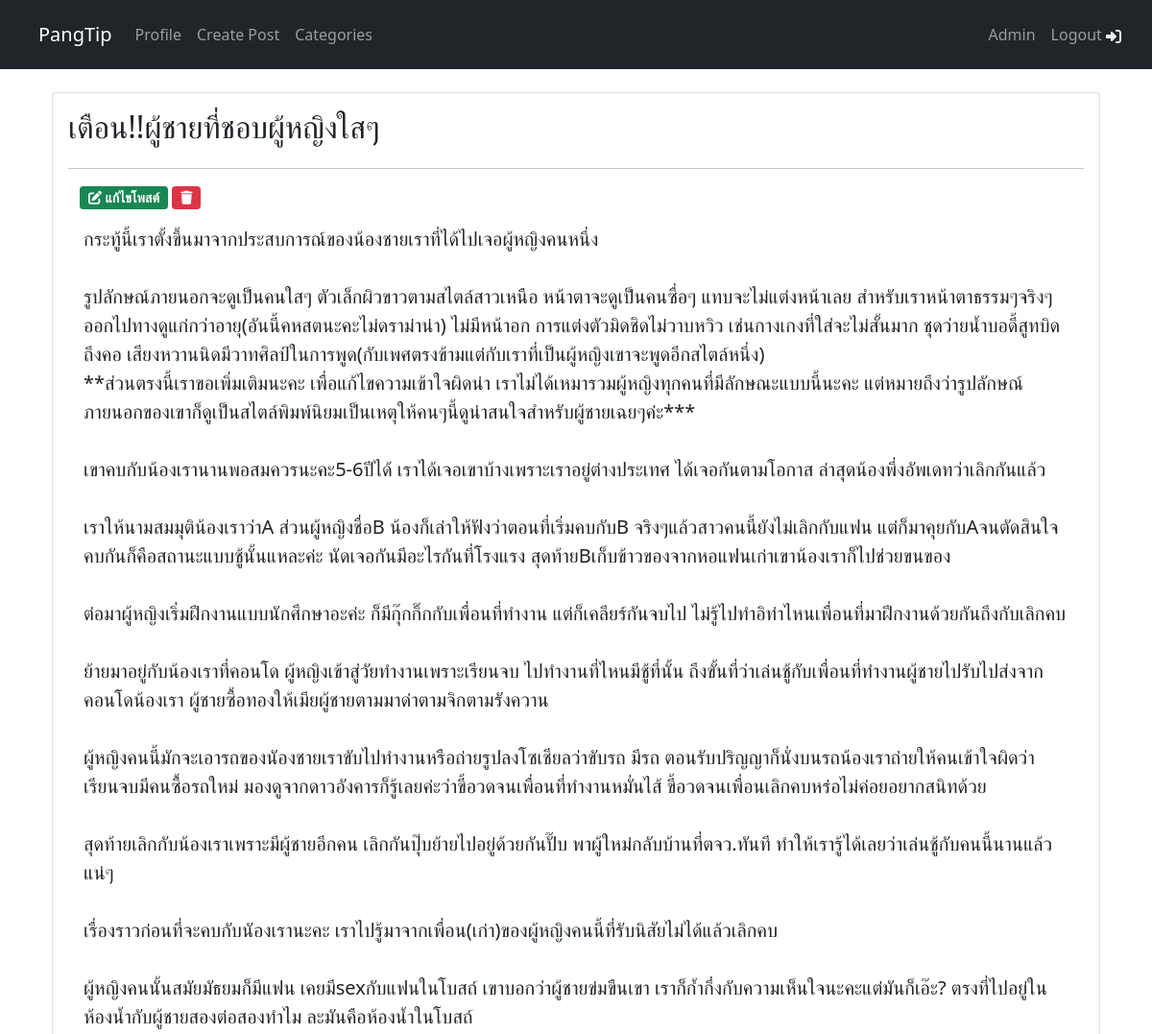
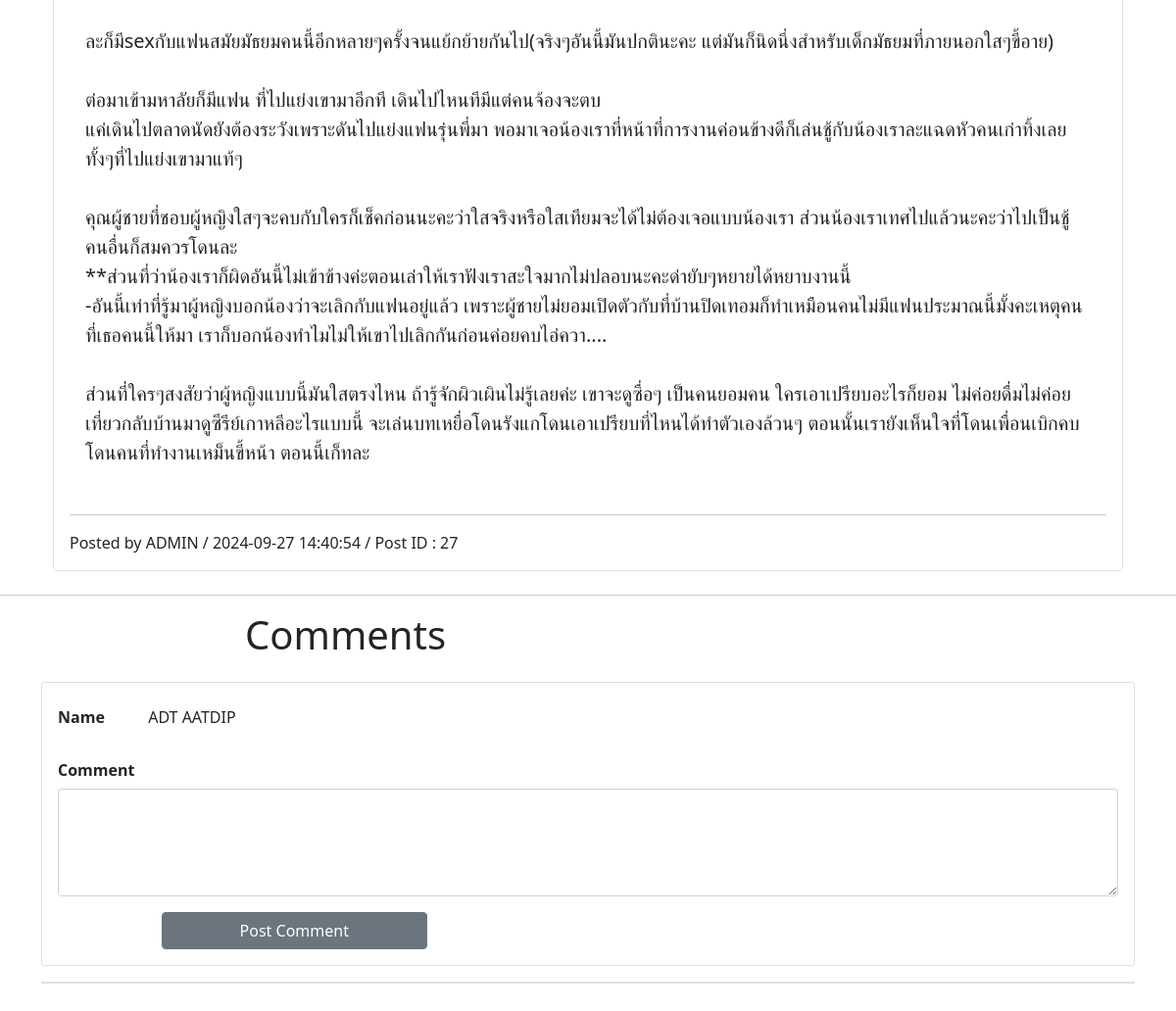
The page /postDetail.php?post_id=27 (signed in) on the database its author committed (2 pictures, top to bottom).
### tables this page shows
CREATE TABLE `posts` (
  `post_id` int NOT NULL,
  `category_id` int NOT NULL,
  `user_id` int NOT NULL,
  `post_title` varchar(255) NOT NULL,
  `post_content` text NOT NULL,
  `post_time` timestamp NULL DEFAULT CURRENT_TIMESTAMP
);

CREATE TABLE `users` (
  `user_id` int NOT NULL,
  `firstname` varchar(255) NOT NULL,
  `lastname` varchar(255) NOT NULL,
  `email` varchar(255) NOT NULL,
  `password` varchar(255) NOT NULL,
  `urole` varchar(255) NOT NULL,
  `created_at` timestamp NOT NULL DEFAULT CURRENT_TIMESTAMP
);

### postDetail.php (the view, shortened to what this page needs)
<?php require 'req/navbar.php'
?>
<!DOCTYPE html>
<html lang="en">
<head>
    <link href="https://cdn.jsdelivr.net/npm/bootstrap@5.0.2/dist/css/bootstrap.min.css" rel="stylesheet">
    <link rel="stylesheet" href="css/style.css">
    <link rel="stylesheet" href="https://cdnjs.cloudflare.com/ajax/libs/font-awesome/6.4.0/css/all.min.css"
 />
</head>
<body>
<?php
  if(isset($_SESSION['user_login'])){
      $user_id = $_SESSION['user_login'];
  } else if(isset($_SESSION['admin_login'])){
      $user_id = $_SESSION['admin_login'];
  }
?>
<div class="container mt-4">
  <?php
    $post_id = $_GET['post_id'];
    $check_data = $conn->prepare("SELECT users.user_id, users.firstname, users.lastname, posts.post_id, posts.post_title, posts.post_content, posts.post_time FROM users INNER JOIN posts ON users.user_id = posts.user_id WHERE post_id = :post_id");
    $check_data->bindParam(":post_id", $post_id);
    $check_data->execute();
    $row = $check_data->fetch(PDO::FETCH_ASSOC);?>
        <div class="container mb-4">
        <div class="card p-3"><h2>
        <?=$row['post_title']?></h2>
        <hr>
        <?php
            if (isset($user_id)) {
              $stmt = $conn->prepare("SELECT user_id FROM posts WHERE post_id = :post_id");
              $stmt->bindParam(":post_id", $post_id);
              $stmt->execute();
              $post_owner = $stmt->fetchColumn();
              if ($user_id == $post_owner || isset($_SESSION['admin_login'])) {
                  echo '<div class="container">
                        <a role="button" class="btn btn-success btn-sm px-2" href="postEdit.php?post_id='.$row['post_id'].'">
                          <i class="fa-solid fa-pen-to-square"> แก้ไขโพสต์</i>
                        </a>
                        <button type="button" class="btn btn-danger btn-sm px-2" data-bs-toggle="modal" data-bs-target="#deleteModal'.$row['post_id'].'">
                            <i class="fa-solid fa-trash"></i>
                        </button>
                        <div class="modal fade" id="deleteModal'.$row['post_id'].'" tabindex="-1" aria-labelledby="deleteModalLabel'.$row['post_id'].'" aria-hidden="true">
                          <div class="modal-dialog">
                              <div class="modal-content">
                                  <div class="modal-header">
                                      <h5 class="modal-title" id="deleteModalLabel'.$row['post_id'].'">Confirm Delete</h5>
                                      <button type="button" class="btn-close" data-bs-dismiss="modal" aria-label="Close"></button>
                                  </div>
                                  <div class="modal-body">
                                      Are you sure you want to delete "'.$row['post_title'].'"     ?
                                  </div>
                                  <div class="modal-footer">
                                      <button type="button" class="btn btn-secondary" data-bs-dismiss="modal">Cancel</button>
                                      <form action="postDelete.php" method="POST">
                                          <input type="hidden" name="post_id" value="'.$row['post_id'].'">
                                          <button type="submit" class="btn btn-danger">Delete</button>
                                      </form>
                                  </div>
                              </div>
                          </div>
                      </div>
                        </div>';
              }
          }
        ?>
        <p style="font-size: 20px;" class="p-3"><?=nl2br(htmlspecialchars($row['post_content']))?></p>
        <hr>Posted by <?=$row['firstname']?> / <?=$row['post_time']?> / Post ID : <?=$row['post_id']?></div>
        </div>
        </div>
  <hr>
<?php
  if(isset($_SESSION['user_login'])){
  $user_id = $_SESSION['user_login'];
  }else if(isset($_SESSION['admin_login'])){
  $user_id = $_SESSION['admin_login'];
  }
  $check_data = $conn->prepare("SELECT * FROM users WHERE user_id = :user_id");
  $check_data->bindParam(":user_id", $user_id);
  $check_data->execute();
  $row = $check_data->fetch(PDO::FETCH_ASSOC);
?>
<div class="contianer mb-4" style="max-width:250px;"><h1 style="position: relative; left:250px;">Comments</h1></div>
<form action="comment_db.php" method="POST">
  <div class="container mb-2">
    <div class="container card p-3">
        <div class="mb-3 row">
        <label for="staticEmail" class="col-sm-1 col-form-label"><b>Name</b></label>
        <div class="col-sm-2">
          <div class="form-control-plaintext d-flex"><?php echo $row['firstname'].'    '.$row['lastname']; ?></div>
        </div>
      </div>
      <div class="mb-3 row">
      <label for="comment" class="col col-form-label"><b>Comment</b></label>
      <div class="col-sm-12">
        <textarea type="text" rows="4" class="form-control" name="comment" id="comment"></textarea>
      </div>
    </div>
    <button type="submit" name="postcomment" class="btn btn-secondary w-25" style="position: relative; left:106px;">Post Comment</button>
  </div>
  </div>
  </form>
  <div class="container mb-5">
    <div class="card"></div>
  </div>
</body>
</html>

### rows shown on the page
posts: post_title "เตือน!!ผู้ชายที่ชอบผู้หญิงใสๆ", post_content "กระทู้นี้เราตั้งขึ้นมาจากประสบการณ์ของน้องชายเราที่ได้ไปเจอผู้หญิงคนหนึ่ง รูปลักษณ์ภายนอกจะดูเป็นคนใสๆ ตัวเล็กผิวขาวตามสไตล์สาวเหนือ หน้าตาจะดูเป็นคนซื่อๆ แทบจะไม่แต่งหน้าเลย สำหรับเราหน้าตาธรรมๆจริงๆออกไปทางดูแก่กว่าอายุ(อันนี้คหสตนะคะไม่ดราม่าน่า) ไม่มีหน้าอก การแต่งตัวมิดชิดไม่วาบหวิว เช่นกางเกงที่ใส่จะไม่สั้นมาก ชุดว่ายน้ำบอดี้สูทบิดถึงคอ เสียงหวานนิดมีวาทศิลป์ในการพูด(กับเพศตรงข้ามแต่กับเราที่เป็นผู้หญิงเขาจะพูดอีกสไตล์หนึ่ง) **ส่วนตรงนี้เราขอเพิ่มเติมนะคะ เพื่อแก้ไขความเข้าใจผิดน่า เราไม่ได้เหมารวมผู้หญิงทุกคนที่มีลักษณะแบบนี้นะคะ แต่หมายถึงว่ารูปลักษณ์ภายนอกของเขาก็ดูเป็นสไตล์พิมพ์นิยมเป็นเหตุให้คนๆนี้ดูน่าสนใจสำหรับผู้ชายเฉยๆค่ะ*** เขาคบกับน้องเรานานพอสมควรนะคะ5-6ปีได้…", user.firstname "ADMIN", post_time "2024-09-27 14:40:54", post_id "27"
users: firstname "ADT", lastname "AATDIP"
